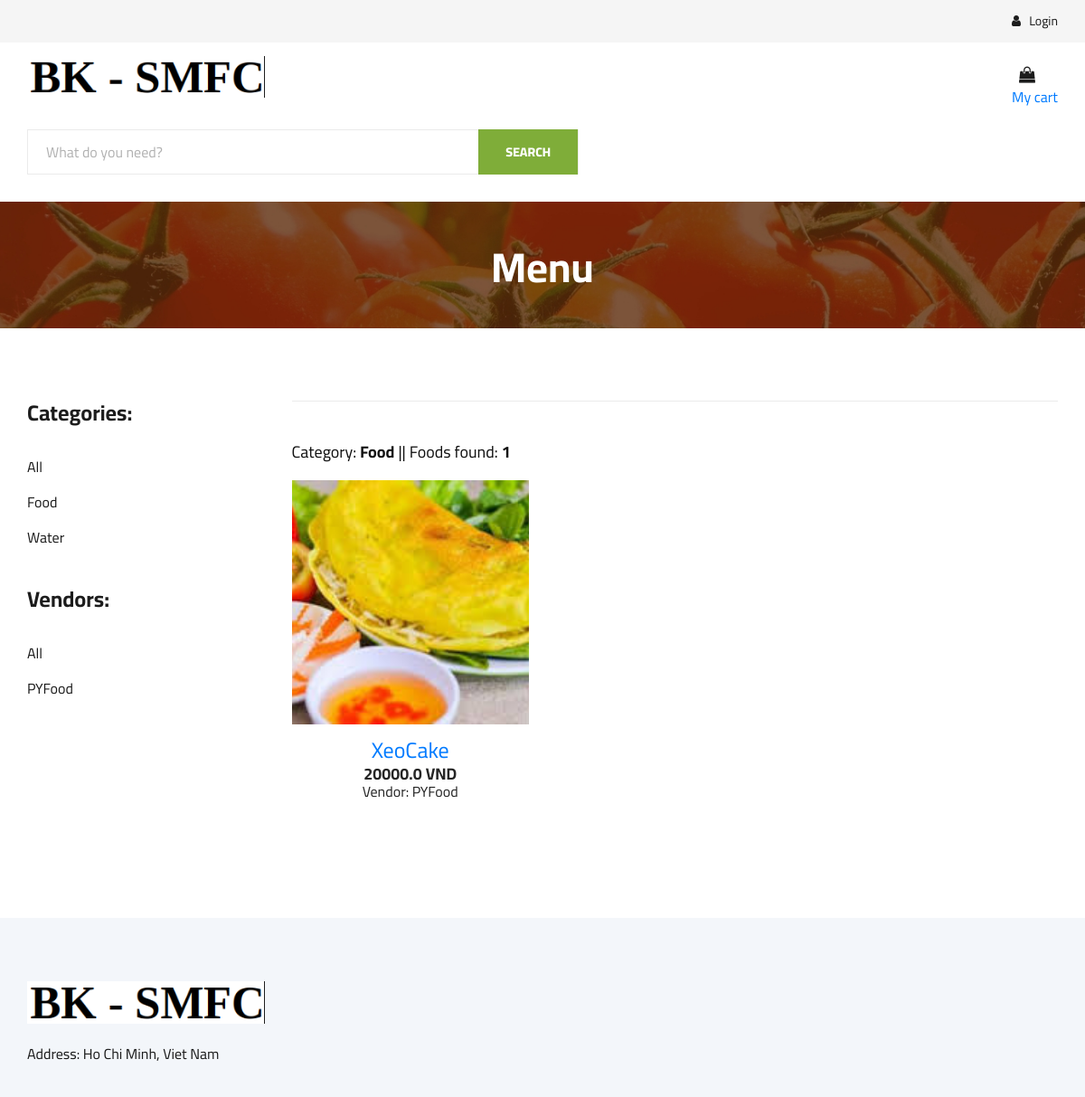
Before: /customer/categoies/1 with the older database file.
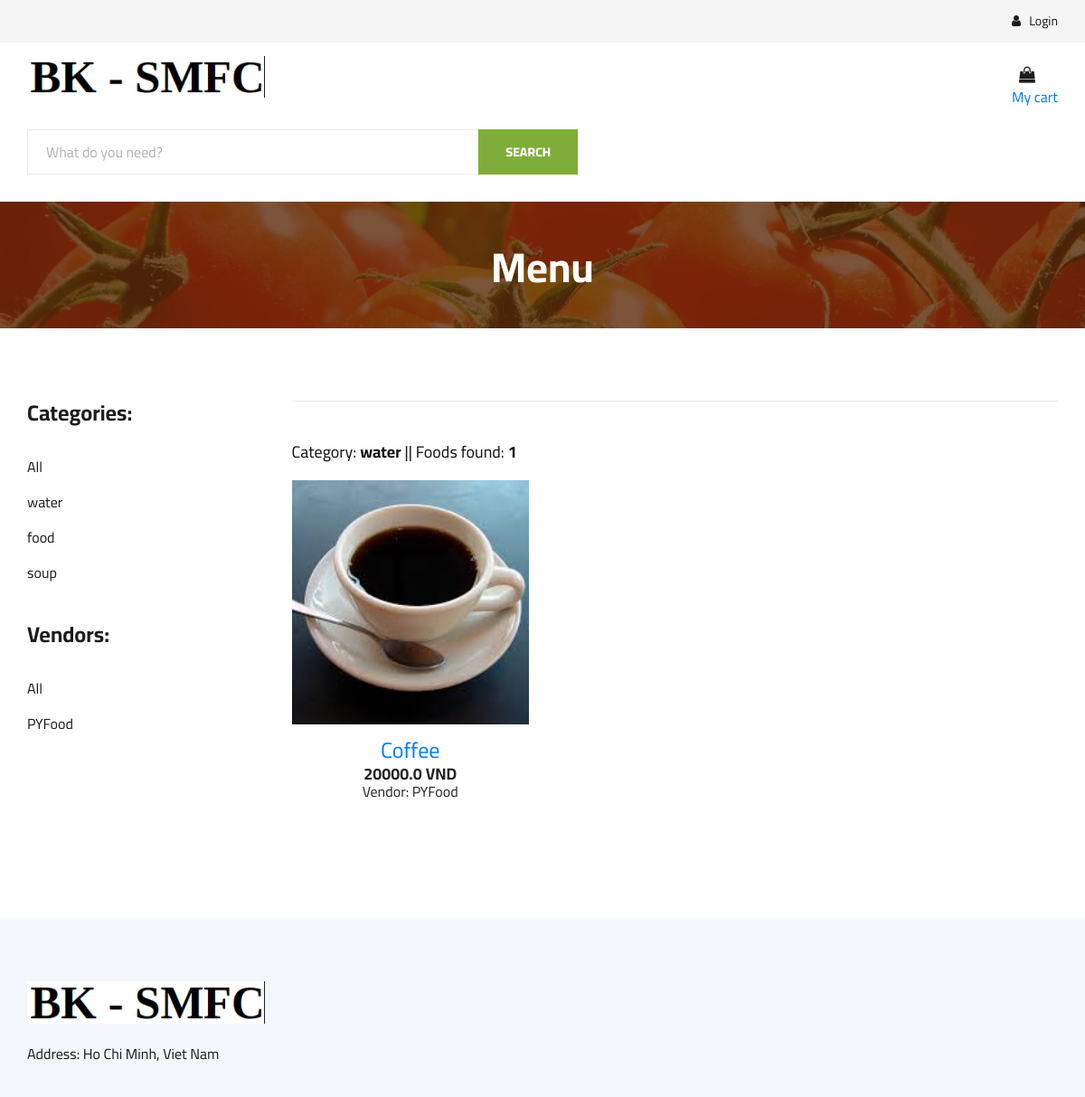
After: the same page with the newer database file.
### model/models/food.py (models this page shows, shortened)
class Category(models.Model):
    name = models.CharField(max_length=100)
    vendor = models.ForeignKey(Vendor, on_delete=models.CASCADE, default=None)
    class Meta:
        verbose_name = 'Categories'
        verbose_name_plural = 'Categories'

class Food(models.Model):
    category = models.ForeignKey(Category, on_delete=models.CASCADE, blank=True)
    name = models.CharField(max_length=100)
    vendor = models.ForeignKey(Vendor, on_delete=models.CASCADE)
    description = models.TextField(blank=True, max_length=256)
    price = models.FloatField(default=0)
    image = models.ImageField(upload_to='food_images/%Y/%m/%d', blank=True)
    class Meta:
        verbose_name = 'Foods'
        verbose_name_plural = 'Foods'

### model/models/vendor.py (models this page shows, shortened)
class Vendor(models.Model):
    name = models.CharField(max_length=100, default='')
    description = models.CharField(max_length=256, default='')
    owner = models.ForeignKey(VendorOwner, on_delete=models.CASCADE)

### customer/views.py (the view)
# urls.py: path('categoies/<int:categoryID>', ViewFoodsByCategory, name='view-foods-by-category'),
def ViewFoodsByCategory(request, categoryID=None):
    context = {
        'category': Menu.get_category(cat_id=categoryID),
        'categories': Menu.get_all_categories(),
        'vendors': Menu.get_all_vendors(),
        'foods': Menu.get_list_foods_by_category(category=Menu.get_category(cat_id=categoryID)),
    }
    return render(request, 'order/shop-grid.html', context)

### customer/menu.py (called while the page is built)
    @staticmethod
    def get_all_categories():
        if Category.objects.exists():
            return Category.objects.all()
        else:
            return None

    @staticmethod
    def get_category(cat_id):
        try:
            return Category.objects.get(id=cat_id)
        except ObjectDoesNotExist:
            return None

    @staticmethod
    def get_all_vendors():
        if Vendor.objects.exists():
            return Vendor.objects.all()
        else:
            return None

    @staticmethod
    def get_list_foods_by_category(category):
        if Food.objects.filter(category=category).exists():
            return Food.objects.filter(category=category)
        else:
            return None

### templates/order/shop-grid.html (shortened to what the changed rows need)
{% extends 'order/base.html' %}
{% load static %}
{% block BreadcrumbTitle%}
    <h2>Menu</h2>
{% endblock %}
{% block content %}
     <section class="product spad">
        <div class="container">
            <div class="row">
                <div class="col-lg-3 col-md-5">
                    <div class="sidebar">
                        <div class="sidebar__item">
                            <ul>
                                {% for cat in categories %}
                                    <li><a href="{% url 'customer:view-foods-by-category' cat.id %}">{{cat.name}}</a></li>
                                {% endfor %}
                            </ul>
                        </div>
                        <div class="sidebar__item">
                            <ul>
                                {% for vendor in vendors %}
                                    <li><a href="{% url 'customer:view-foods-by-vendor' vendor.id %}">{{vendor.name}}</a></li>
                                {% endfor %}
                            </ul>
                        </div>
                    </div>
                </div>
                <div class="col-lg-9 col-md-7">
                    {% if foods %}
                        <div class="filter__item">
                            <div class="row">
                                <div class="col-lg-4 col-md-5">
                                    <div>
                                        {% if category %}
                                            <h5>Category: <b>{{category.name}}</b> || Foods found: <b>{{foods.count}}</b></h5>
                                        {% elif vendor %}
                                            <h5>Vendor: <b>{{vendor.name}}</b> || Foods found: <b>{{foods.count}}</b></h5>
                                        {% elif search %}
                                            <h5>Search result || Foods found: <b>{{foods.count}}</b></h5>
                                        {% else %}
                                            <h5>All foods || Foods found: <b>{{foods.count}}</b> </h5>
                                        {% endif %}
                                    </div>
                                </div>
                            </div>
                        </div>
                        <div class="row">
                            {% for food in foods %}
                                <div class="col-lg-4 col-md-6 col-sm-6">
                                    <div class="product__item">
                                        <div class="product__item__pic set-bg" data-setbg="{{food.image.url}}">
                                        </div>
                                        <div class="product__item__text">
                                            <h4><a href="#">{{food.name}}</a></h4>
                                            <h5>{{food.price}} VND</h5>
                                            <h6><a href="#">Vendor: {{food.vendor.name}}</a></h6>
                                        </div>
                                    </div>
                                </div>
                            {% endfor %}
                        </div>
                    {% endif %}
                </div>
            </div>
        </div>
    </section>
{% endblock %}

Changed rows visible on the page:
removed Food: name "XeoCake", price "20000.0", vendor.name "PYFood"
changed Category: name "Food" → "water"
changed Category: name "Water" → "food"
added Category: name "soup"
added Food: name "Coffee", price "20000.0", vendor.name "PYFood"
